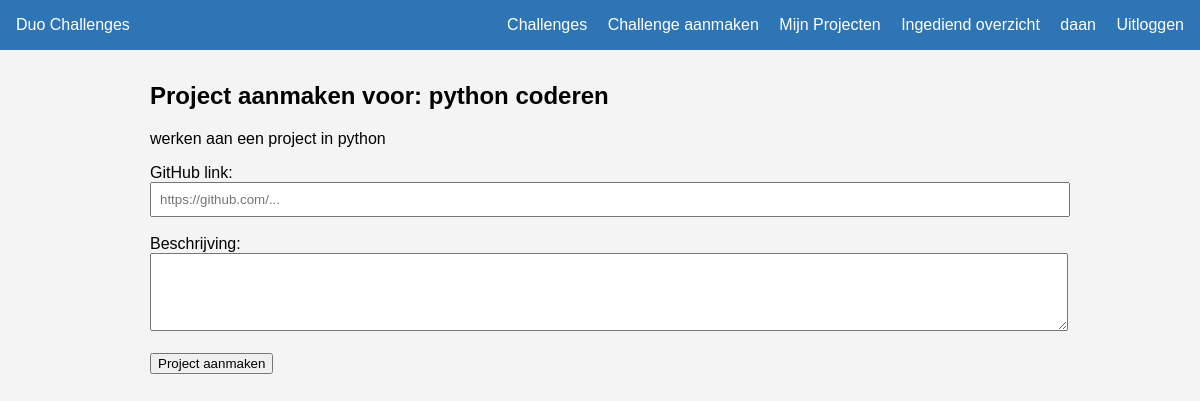
The app's page /challenge/1/project/aanmaken/ (signed in) with its own data.
### challenges/models.py (models this page shows, shortened)
class Challenge(models.Model):
    titel = models.CharField(max_length=200)
    omschrijving = models.TextField()
    discipline_een = models.ForeignKey(
        Discipline,
        on_delete=models.CASCADE,
        related_name='challenges_een'
    )
    discipline_twee = models.ForeignKey(
        Discipline,
        on_delete=models.CASCADE,
        related_name='challenges_twee'
    )
    aangemaakt_door = models.ForeignKey(
        User,
        on_delete=models.SET_NULL,
        null=True
    )
    aangemaakt_op = models.DateTimeField(auto_now_add=True)

### challenges/views.py (the view, shortened to what this page needs)
# urls.py: path('challenge/<int:challenge_id>/project/aanmaken/', views.project_aanmaken, name='project_aanmaken'),
@login_required(login_url='login')
def project_aanmaken(request, challenge_id):
    challenge = get_object_or_404(Challenge, id=challenge_id)
    al_project = Project.objects.filter(
        deelnemer=request.user,
        challenge=challenge
    ).exists()
    if al_project:
        return redirect('mijn_projecten')
    return render(request, 'project_aanmaken.html', {'challenge': challenge})

### challenges/templates/project_aanmaken.html (shortened to what this page needs)
{% extends 'base.html' %}
{% block content %}
    <h2>Project aanmaken voor: {{ challenge.titel }}</h2>
    <p>{{ challenge.omschrijving }}</p>
    <form method="post">
        <label>GitHub link:</label><br>
        <input type="url" name="github_link" placeholder="https://github.com/..." style="width: 100%; padding: 0.5rem;"><br><br>
        <label>Beschrijving:</label><br>
        <textarea name="beschrijving" rows="4" style="width: 100%; padding: 0.5rem;"></textarea><br><br>
        <button type="submit">Project aanmaken</button>
    </form>
{% endblock %}

### challenges/templates/base.html (shortened to what this page needs)
<!DOCTYPE html>
<html lang="nl">
<head>
</head>
<body>
    <nav>
    <span>Duo Challenges</span>
    {% if user.is_authenticated %}
        <div>
            <a href="{% url 'challenges_lijst' %}">Challenges</a>
            {% if request.user.profiel.rol == 'begeleider' %}
        <a href="{% url 'challenge_aanmaken' %}">Challenge aanmaken</a>
            {% endif %}
                   <a href="{% url 'mijn_projecten' %}">Mijn Projecten</a>
            {% if request.user.profiel.rol == 'begeleider' %}
                <a href="{% url 'overzicht_ingediend' %}">Ingediend overzicht</a>
            {% endif %}
            <a href="{% url 'profiel' %}">{{ user.username }}</a>
            <a href="{% url 'logout' %}">Uitloggen</a>
        </div>
    {% endif %}
</nav>
    <div class="container">
        {% block content %}{% endblock %}
    </div>
</body>
</html>

### challenges/templates/base.html (style rules this page uses)
body { font-family: Arial, sans-serif; margin: 0; background: #f4f4f4; }
nav { background: #2E75B6; padding: 1rem; color: white; display: flex; justify-content: space-between; }
nav a { color: white; text-decoration: none; margin-left: 1rem; }
.container { max-width: 900px; margin: 2rem auto; padding: 0 1rem; }

### records on screen
Challenge: titel "python coderen", omschrijving "werken aan een project in python"

### other values on screen
{{ user.username }} "daan"
